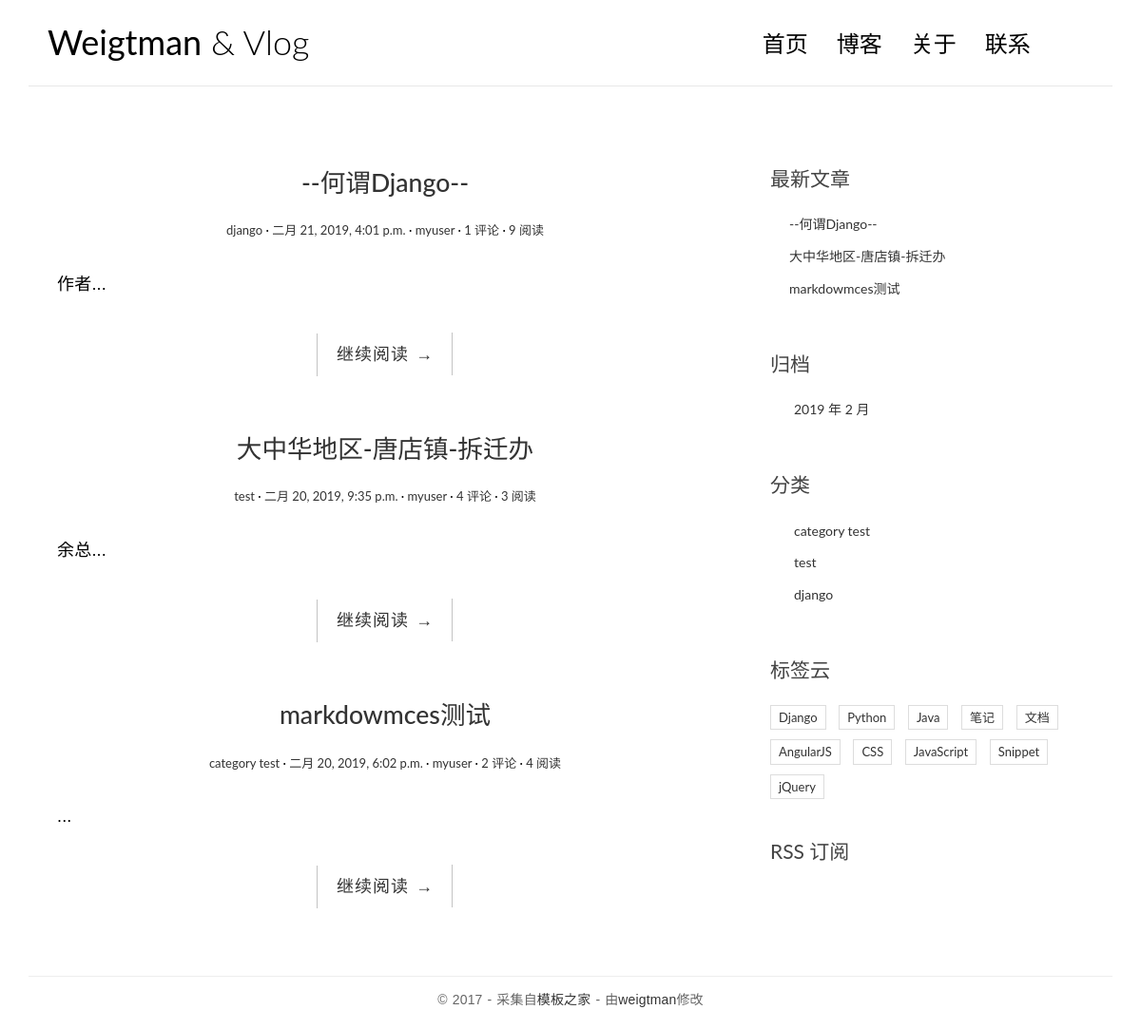
The page / on the database its author committed.
### blog/models.py (models this page shows, shortened)
@python_2_unicode_compatible
class Post(models.Model):
    def get_absolute_url(self):
        return reverse('blog:detail', kwargs={'pk': self.pk})
    class Meta:
        ordering = ['-created_time']
    title = models.CharField(max_length=70)
    body = models.TextField()
    created_time = models.DateTimeField()
    modified_time = models.DateTimeField()
    excerpt = models.CharField(max_length=200, blank=True)
    views = models.PositiveIntegerField(default=0)
    category = models.ForeignKey(Category)
    tags = models.ManyToManyField(Tag, blank=True)
    author = models.ForeignKey(User)

@python_2_unicode_compatible
class Category(models.Model):
    name = models.CharField(max_length=100)

### blog/views.py (the view, shortened to what this page needs)
# urls.py: url(r'^$', views.IndexView.as_view(), name='index'),
class IndexView(ListView):
    model = Post
    template_name = 'blog/index.html'
    context_object_name = 'post_list'
    paginate_by = 10
    def get_context_data(self, **kwargs):
        context = super(IndexView, self).get_context_data(**kwargs)
        paginator = context.get('paginator')
        page = context.get('page_obj')
        is_paginated = context.get('is_paginated')
        pagination_data = self.pagination_data(paginator, page, is_paginated)
        context.update(pagination_data)
        return context
    def pagination_data(self, paginator, page, is_paginated):
        if not is_paginated:
            return {}

### blog/templatetags/blog_tags.py (called while the page is built)
@register.simple_tag
def get_recent_posts(num=5):
    return Post.objects.all().order_by('-created_time')[:num]

@register.simple_tag
def archives():
    return Post.objects.dates('created_time', 'month', order='DESC')

@register.simple_tag
def get_categories():
    return Category.objects.all()

### templates/blog/index.html (shortened to what this page needs)
{% extends 'base.html' %}
{% block main %}
    {% for post in post_list %}
        <article class="post post-{{ post.pk }}">
            <header class="entry-header">
                <h1 class="entry-title">
                    <a href="{{ post.get_absolute_url }}">{{ post.title }}</a>
                </h1>
                <div class="entry-meta">
                    <span class="post-category">
                        <a href="{% url 'blog:category' post.category.pk %}">{{ post.category.name }}</a></span>
                    <span class="post-date"><a href="#"><time class="entry-date"
                                                              datetime="{{ post.created_time }}">{{ post.created_time }}</time></a></span>
                    <span class="post-author"><a href="#">{{ post.author }}</a></span>
                    <span class="comments-link">
                        <a href="{{ post.get_absolute_url }}#comment-area">{{ post.comment_set.count }} 评论</a></span>
                    <span class="views-count"><a href="{{ post.get_absolute_url }}">{{ post.views }} 阅读</a></span>
                </div>
            </header>
            <div class="entry-content clearfix">
                <p>{{ post.excerpt }}...</p>
                <div class="read-more cl-effect-14">
                    <a href="{{ post.get_absolute_url }}" class="more-link">继续阅读 <span class="meta-nav">→</span></a>
                </div>
            </div>
        </article>
    {% empty %}
        <div class="no-post">暂时还没有发布的文章！</div>
    {% endfor %}
{% endblock main %}

### templates/base.html (shortened to what this page needs)
{% load staticfiles %}
{% load blog_tags %}
<!DOCTYPE html>
<html>
<head>
    <link rel="stylesheet" href="http://code.ionicframework.com/ionicons/2.0.1/css/ionicons.min.css">
    <link rel="stylesheet" href="{% static 'blog/css/bootstrap.min.css' %}">
    <link rel="stylesheet" href="{% static 'blog/css/pace.css' %}">
    <link rel="stylesheet" href="{% static 'blog/css/custom.css' %}">
</head>
<body>
<div class="container">
    <header id="site-header">
        <div class="row">
            <div class="col-md-4 col-sm-5 col-xs-8">
                <div class="logo">
                     <h1><a href="{% url 'blog:index' %}"><b>Weigtman</b> &amp; Vlog</a></h1>
                </div>
            </div>
            <div class="col-md-8 col-sm-7 col-xs-4">
                <nav class="main-nav" role="navigation">
                    <div class="collapse navbar-collapse" id="bs-example-navbar-collapse-1">
                        <ul class="nav navbar-nav navbar-right">
                            <li class="cl-effect-11"><a href="{% url 'blog:index' %}" data-hover="首页">首页</a></li>
                            <li class="cl-effect-11"><a href="#" data-hover="博客">博客</a></li>
                            <li class="cl-effect-11"><a href="#" data-hover="关于">关于</a></li>
                            <li class="cl-effect-11"><a href="#" data-hover="联系">联系</a></li>
                        </ul>
                    </div>
                </nav>
            </div>
        </div>
    </header>
</div>
<div class="content-body">
    <div class="container">
        <div class="row">
            <main class="col-md-8">
                {% block main %}
                {% endblock main %}
            </main>
            <aside class="col-md-4">
                <div class="widget widget-recent-posts">
                    <h3 class="widget-title">最新文章</h3>
                    {% get_recent_posts as recent_post_list %}
                    <ul>
                        {% for post in recent_post_list %}
                            <li>
                                <a href="{{ post.get_absolute_url }}">{{ post.title }}</a>
                            </li>
                        {% empty %}
                            暂无文章！
                        {% endfor %}
                    </ul>
                </div>
                <div class="widget widget-archives">
                    <h3 class="widget-title">归档</h3>
                    {% archives as date_list %}
                    <ul>
                        {% for date in date_list %}
                            <li>
                                <a href="{% url 'blog:archives' date.year date.month %}">
                                {{ date.year }} 年 {{ date.month }} 月</a>
                            </li>
                        {% empty %}
                            暂无归档！
                        {% endfor %}
                    </ul>
                </div>
                <div class="widget widget-category">
                    <h3 class="widget-title">分类</h3>
                     {% get_categories as category_list %}
                    <ul>
                        {% for category in category_list %}
                            <li>
                              <a href="{% url 'blog:category' category.pk %}">{{ category.name }}</a>
                            </li>
                        {% empty %}
                            暂无分类！
                        {% endfor %}
                    </ul>
                </div>
                <div class="widget widget-tag-cloud">
                    <h3 class="widget-title">标签云</h3>
                    <ul>
                        <li>
                            <a href="#">Django</a>
                        </li>
                        <li>
                            <a href="#">Python</a>
                        </li>
                        <li>
                            <a href="#">Java</a>
                        </li>
                        <li>
                            <a href="#">笔记</a>
                        </li>
                        <li>
                            <a href="#">文档</a>
                        </li>
                        <li>
                            <a href="#">AngularJS</a>
                        </li>
                        <li>
                            <a href="#">CSS</a>
                        </li>
                        <li>
                            <a href="#">JavaScript</a>
                        </li>
                        <li>
                            <a href="#">Snippet</a>
                        </li>
                        <li>
                            <a href="#">jQuery</a>
                        </li>
                    </ul>
                </div>
                <div class="rss">
                    <a href=""> RSS 订阅</a>
                </div>
            </aside>
        </div>
    </div>
</div>
<footer id="site-footer">
    <div class="container">
        <div class="row">
            <div class="col-md-12">
                <p class="copyright">&copy 2017 - 采集自<a href="http://www.cssmoban.com/"
                                                        target="_blank" title="模板之家">模板之家</a>
                    - 由<a href="http://zmrenwu.com/" title="网页模板" target="_blank">weigtman</a>修改
                </p>
            </div>
        </div>
    </div>
</footer>
</body>
</html>

### blog/static/blog/css/custom.css (style rules this page uses)
* { outline: none; }
h1, h2, h3, h4, h5, h6 { margin-top: 0; }
b { font-weight: 400; }
a { color: #333; }
body { color: #444; font-family: 'Lato', sans-serif; }
p { font-family: 'Ubuntu', sans-serif; font-weight: 400; word-spacing: 1px; letter-spacing: 0.01em; }
#site-header { background-color: #FFF; padding: 25px 20px; margin-bottom: 40px; border-bottom: 1px solid #e7e7e7; }
.logo h1 a { color: #000; }
.logo h1 { margin: 0; font-family: 'Lato', sans-serif; font-weight: 300; }
.main-nav { margin-top: 11px; max-width: 95%; }
.main-nav a { color: #000000 !important; padding: 0 0 5px 0 !important; margin-right: 30px; font-family: 'Lato', sans-serif; font-weight: 300; font-size: 24px; }
.cl-effect-11 a { padding: 10px 0; color: #0972b4; text-shadow: none; }
.cl-effect-11 a::before { position: absolute; top: 0; left: 0; overflow: hidden; padding: 0 0 5px 0 !important; max-width: 0; border-bottom: 1px solid #000; color: #000; content: attr(data-hover); white-space: nowrap; -webkit-transition: max-width 0.5s; -moz-transition: max-width 0.5s; transition: max-width 0.5s; }
.content-body { padding-bottom: 4em; }
.post { background: #fff; padding: 30px 30px 0; }
.entry-title { text-align: center; font-size: 1.9em; margin-bottom: 20px; line-height: 1.6; padding: 10px 20px 0; }
.entry-meta { text-align: center; color: #DDDDDD; font-size: 13px; margin-bottom: 30px; }
.entry-content { font-size: 18px; line-height: 1.9; font-weight: 300; color: #000; }
.post-category::after, .post-date::after, .post-author::after, .comments-link::after { content: ' ·'; color: #000; }
.read-more { font-family: 'Ubuntu', sans-serif; font-weight: 400; word-spacing: 1px; letter-spacing: 0.01em; text-align: center; margin-top: 20px; }
.cl-effect-14 a { padding: 0 20px; height: 45px; line-height: 45px; position: relative; display: inline-block; margin: 15px 25px; letter-spacing: 1px; font-weight: 400; text-shadow: 0 0 1px rgba(255, 255, 255, 0.3); }
.cl-effect-14 a::before, .cl-effect-14 a::after { position: absolute; width: 45px; height: 1px; background: #C3C3C3; content: ''; -webkit-transition: all 0.3s; -moz-transition: all 0.3s; transition: all 0.3s; pointer-events: none; }
.cl-effect-14 a::before { top: 0; left: 0; -webkit-transform: rotate(90deg); -moz-transform: rotate(90deg); transform: rotate(90deg); -webkit-transform-origin: 0 0; -moz-transform-origin: 0 0; transform-origin: 0 0; }
.cl-effect-14 a::after { right: 0; bottom: 0; -webkit-transform: rotate(90deg); -moz-transform: rotate(90deg); transform: rotate(90deg); -webkit-transform-origin: 100% 0; -moz-transform-origin: 100% 0; transform-origin: 100% 0; }
.widget { background: #fff; padding: 30px 0 0; }
.widget-title { font-size: 1.5em; margin-bottom: 20px; line-height: 1.6; padding: 10px 0 0; font-weight: 400; }
.widget-recent-posts ul { padding: 0; margin: 0; padding-left: 20px; }
.widget-recent-posts ul li { list-style-type: none; position: relative; line-height: 170%; margin-bottom: 10px; }
.widget-recent-posts ul li::before { content: '\f3d3'; font-family: "Ionicons"; position: absolute; left: -17px; top: 3px; font-size: 16px; color: #000; }
.widget-archives ul { padding: 0; margin: 0; padding-left: 25px; }
.widget-archives ul li { list-style-type: none; position: relative; line-height: 170%; margin-bottom: 10px; }
.widget-archives ul li::before { content: '\f3f3'; font-family: "Ionicons"; position: absolute; left: -25px; top: 1px; font-size: 16px; color: #000; }
.widget-category ul { padding: 0; margin: 0; padding-left: 25px; }
.widget-category ul li { list-style-type: none; position: relative; line-height: 170%; margin-bottom: 10px; }
.widget-category ul li::before { content: '\f3fe'; font-family: "Ionicons"; position: absolute; left: -25px; top: 1px; font-size: 18px; color: #000; }
.widget-tag-cloud ul { padding: 0; margin: 0; margin-right: -10px; }
.widget-tag-cloud ul li { list-style-type: none; font-size: 13px; display: inline-block; margin-right: 10px; margin-bottom: 10px; padding: 3px 8px; border: 1px solid #ddd; }
.rss { font-size: 21px; margin-top: 30px; }
.rss a { color: #444; }
#site-footer { padding-top: 10px; padding: 0 0 1.5em 0; }
.copyright { text-align: center; padding-top: 1em; margin: 0; border-top: 1px solid #eee; color: #666; }

### rows shown on the page
Post: title "--何谓Django--", category.name "django", created_time "二月 21, 2019, 4:01 p.m.", author "myuser", comment_set.count "1", views "9", excerpt "作者"
Post: title "大中华地区-唐店镇-拆迁办", category.name "test", created_time "二月 20, 2019, 9:35 p.m.", author "myuser", comment_set.count "4", views "3", excerpt "余总"
Post: title "markdowmces测试", category.name "category test", created_time "二月 20, 2019, 6:02 p.m.", author "myuser", comment_set.count "2", views "4"
Category: name "category test"
Category: name "test"
Category: name "django"

### other values the page prints
{{ date.year }} "2019"
{{ date.month }} "2"
